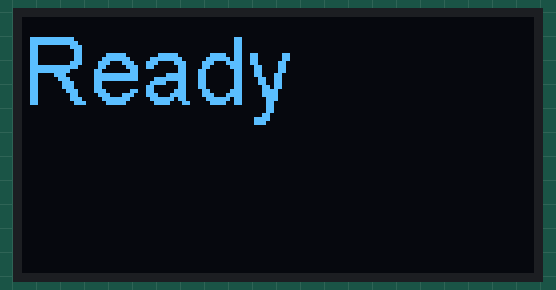
Bench run of a sketch on a simulated ESP32. Parts: 128×64 one-colour display. WiFi joins after 1.5 s; servers stay silent unless stated; what the sketch prints to the serial monitor is not drawn.

Above: at 4.1 s.

The sketch:

OTA_save.ino
```cpp
/*


_____________________________________________________________________
|																                                  	|
|             OTA J.J 2025					          	|
|																                                  	|
_____________________________________________________________________


 2026_03 OTA only
*/
// init to use the two core of the ESP32; one core for power calculation and one core for wifi
/*
#if CONFIG_FREERTOS_UNICORE
#define ARDUINO_RUNNING_CORE 0
#else
#define ARDUINO_RUNNING_CORE 1
#endif
*/
#include <Esp.h>

#include <WiFi.h>

#include "PubSubClient.h" //wifi mqtt

//OTA
//#include <AsyncTCP.h>
#include <ESPAsyncWebServer.h>
//include <WebServer.h>
#include <ElegantOTA.h>

AsyncWebServer server(80);
//WebServer server(80);

// oled

#include "SSD1306.h"
SSD1306Wire display(0x3c, SDA, SCL); // ADDRESS, SDA, SCL

// initialization wifi

const int channel = 4; // define channel 4 seems to be the best for wifi....

const char *ssid = "freebox_ZPRLHQ_2GEXT"; // SSID WiFi
const char *password = "Cairojude58";      // mot de passe WiFi
String hostname= "ESP32 OTA ";


WiFiClient espClient;

// Input and ouput of the ESP32


const byte SDA_PIN = 21;
const byte CLK_PIN = 22;

bool stop = false ;


//
// other value :


// define two tasks for UI & wifi
//void TaskUI(void *pvParameters);
//void Taskwifi_udp(void *pvParameters);


//_____________________________________________________________________________________________
//
// SETUP
//_____________________________________________________________________________________________

void setup()
{ // Begin setup


  // USB init


  // work around I²C bug at start up   https://github.com/esp8266/Arduino/issues/1025

  delay(2000);
  // try i2c bus recovery at 100kHz = 5uS high, 5uS low
  pinMode(SDA_PIN, OUTPUT); // keeping SDA high during recovery
  digitalWrite(SDA_PIN, HIGH);
  pinMode(CLK_PIN, OUTPUT);
  for (int i = 0; i < 10; i++)
  { // 9nth cycle acts as NACK
    digitalWrite(CLK_PIN, HIGH);
    delayMicroseconds(5);
    digitalWrite(CLK_PIN, LOW);
    delayMicroseconds(5);
  }

  // a STOP signal (SDA from low to high while CLK is high)
  digitalWrite(SDA_PIN, LOW);
  delayMicroseconds(5);
  digitalWrite(CLK_PIN, HIGH);
  delayMicroseconds(2);
  digitalWrite(SDA_PIN, HIGH);
  delayMicroseconds(2);
  // bus status is now : FREE

  Serial.println("bus recovery done, starting scan in 2 secs");
  // return to power up mode
  pinMode(SDA_PIN, INPUT);
  pinMode(CLK_PIN, INPUT);
  delay(2000);

  Wire.begin(SDA_PIN, CLK_PIN);

  // init OLED
  display.init();
  display.flipScreenVertically();
  display.setFont(ArialMT_Plain_24);
  display.drawString(0, 0, "Ready");
  display.display();

  Serial.println();

  Serial.println();
  Serial.println("Ready ...");

  Serial.println();
  delay(500);

    // init wifi

  WiFi.setHostname(hostname.c_str()); //define hostname
  WiFi.begin(ssid, password);
  while (WiFi.status() != WL_CONNECTED)
  {
    delay(500);
    Serial.println("Connecting to WiFi..");
    display.drawString(0, 0, "connecting to WiFi...");
  }
  Serial.println("Connected to the WiFi network");
  display.drawString(0, 0, "connected to WiFi");

  Serial.println("");
  Serial.print("Connected to ");
  Serial.println(ssid);
  Serial.print("IP address: ");
  Serial.println(WiFi.localIP());

  server.on("/", HTTP_GET, [](AsyncWebServerRequest *request) {
    request->send(200, "text/plain", "Hi! I am ESP32 OTA.");
  });

  Serial.begin(115200);
  server.begin();
  ElegantOTA.begin(&server);  // Start ElegantOTA

}

/*
  // Now set up two tasks to run independently.
  xTaskCreatePinnedToCore(
      TaskUI, "TaskUI" // A name just for humans
      ,
      20000 // This stack size can be checked & adjusted by reading the Stack Highwater
      ,
      NULL, 2 // Priority, with 3 (configMAX_PRIORITIES - 1) being the highest, and 0 being the lowest.
      ,
      NULL, ARDUINO_RUNNING_CORE);

  xTaskCreatePinnedToCore(
      Taskwifi_udp, "wifi_udp", 20000 // Stack size
      ,
      NULL, 1 // Priority
      ,
      NULL, ARDUINO_RUNNING_CORE);

  // Now the task scheduler, which takes over control of scheduling individual tasks, is automatically started.
}
*/
//____________________________________________________________________________________________
// End setup
//____________________________________________________________________________________________

void loop()
{


   ElegantOTA.loop();

}
/*--------------------------------------------------*/
/*---------------------- Tasks UI ------------------*/
/*--------------------------------------------------*/
//

//
// Power calculation using ADC value ==> rPower
//____________________________________________________________________________________________
//
/*
void TaskUI(void *pvParameters) // This is the task UI.
{
  (void)pvParameters;

  for (;;) // A Task shall never return or exit.
  {

  Serial.println("TaskUI started");
  while (stop == false)
  {
    stop = false ; // do nothing
  }

  } // end task UI
}
*/
/*--------------------------------------------------*/
/*---------------------- Tasks Wifi ----------------*/
/*--------------------------------------------------*/
//
/*
void Taskwifi_udp(void *pvParameters) // This is a task.
{
  (void)pvParameters;

  Serial.println("Taskwifi started");

  for (;;) // A Task shall never return or exit.
    {


    ElegantOTA.loop();


    }

} // end for loop wifi

*/
```
